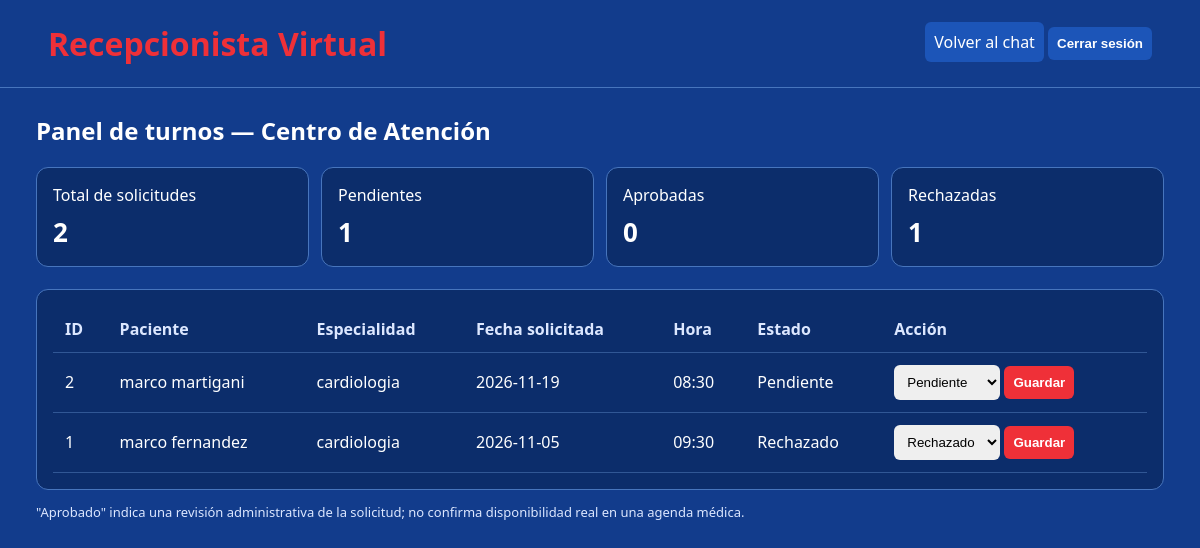
/admin (signed in), run on the app's committed database.
### tables this page shows
CREATE TABLE appointments (
                id INTEGER PRIMARY KEY AUTOINCREMENT,
                session_id TEXT NOT NULL,
                patient_name TEXT NOT NULL,
                specialty TEXT NOT NULL,
                appointment_date TEXT NOT NULL,
                appointment_time TEXT NOT NULL,
                status TEXT NOT NULL DEFAULT 'Pendiente',
                created_at TEXT NOT NULL DEFAULT
                    (datetime('now', 'localtime'))
            );

### app.py (the view)
@app.route("/admin")
@requiere_admin
def admin_panel():
    with conectar_db() as db:
        turnos = db.execute("""
            SELECT id, patient_name, specialty, appointment_date,
                   appointment_time, status, created_at
            FROM appointments
            ORDER BY id DESC
        """).fetchall()
        total = len(turnos)
        pendientes = sum(t["status"] == "Pendiente" for t in turnos)
        aprobados = sum(t["status"] == "Aprobado" for t in turnos)
        rechazados = sum(t["status"] == "Rechazado" for t in turnos)
    return render_template(
        "admin.html",
        turnos=turnos,
        total=total,
        pendientes=pendientes,
        aprobados=aprobados,
        rechazados=rechazados,
        clinic_name=CLINIC_NAME
    )

### app.py (called while the page is built)
def conectar_db():
    conexion = sqlite3.connect(DB_PATH, timeout=10)
    conexion.row_factory = sqlite3.Row
    return conexion

def requiere_admin(funcion):
    @wraps(funcion)
    def decorada(*args, **kwargs):
        if not session.get("admin_logged_in"):
            return redirect(url_for("admin_login"))
        return funcion(*args, **kwargs)
    return decorada

### templates/admin.html (shortened to what this page needs)
<!DOCTYPE html>
<html lang="es">
<head>
</head>
<body>
    <header>
        <h1>Recepcionista Virtual</h1>
        <div>
            <a class="link" href="/">Volver al chat</a>
            <form class="logout" action="/admin/logout" method="post">
                <button type="submit">Cerrar sesión</button>
            </form>
        </div>
    </header>
    <main>
        <h2>Panel de turnos — {{ clinic_name }}</h2>
        <section class="stats">
            <div class="stat">Total de solicitudes<strong>{{ total }}</strong></div>
            <div class="stat">Pendientes<strong>{{ pendientes }}</strong></div>
            <div class="stat">Aprobadas<strong>{{ aprobados }}</strong></div>
            <div class="stat">Rechazadas<strong>{{ rechazados }}</strong></div>
        </section>
        <section class="table-wrap">
            {% if turnos %}
            <table>
                <thead>
                    <tr>
                        <th>ID</th>
                        <th>Paciente</th>
                        <th>Especialidad</th>
                        <th>Fecha solicitada</th>
                        <th>Hora</th>
                        <th>Estado</th>
                        <th>Acción</th>
                    </tr>
                </thead>
                <tbody>
                    {% for turno in turnos %}
                    <tr>
                        <td>{{ turno.id }}</td>
                        <td>{{ turno.patient_name }}</td>
                        <td>{{ turno.specialty }}</td>
                        <td>{{ turno.appointment_date }}</td>
                        <td>{{ turno.appointment_time }}</td>
                        <td>{{ turno.status }}</td>
                        <td>
                            <form method="post"
                                  action="/admin/turno/{{ turno.id }}">
                                <select name="status" aria-label="Nuevo estado">
                                    <option value="Pendiente"
                                        {% if turno.status == "Pendiente" %}selected{% endif %}>
                                        Pendiente
                                    </option>
                                    <option value="Rechazado"
                                        {% if turno.status == "Rechazado" %}selected{% endif %}>
                                        Rechazado
                                    </option>
                                </select>
                                <button type="submit">Guardar</button>
                            </form>
                        </td>
                    </tr>
                    {% endfor %}
                </tbody>
            </table>
            {% else %}
                <p class="empty">Todavía no hay solicitudes registradas.</p>
            {% endif %}
        </section>
        <p class="note">
            "Aprobado" indica una revisión administrativa de la solicitud;
            no confirma disponibilidad real en una agenda médica.
        </p>
    </main>
</body>
</html>

### templates/admin.html (style rules this page uses)
* { box-sizing: border-box; }
body { margin: 0; background: #123c8c; color: white; font-family: "Segoe UI", Arial, sans-serif; }
header { padding: 22px 4%; border-bottom: 1px solid #4775bd; display: flex; justify-content: space-between; align-items: center; gap: 14px; flex-wrap: wrap; }
h1 { margin: 0; color: #ef3038; }
main { width: 94%; max-width: 1200px; margin: 26px auto; }
.stats { display: grid; grid-template-columns: repeat(4, 1fr); gap: 12px; margin-bottom: 22px; }
.stat, .table-wrap { background: #0c2d6b; border: 1px solid #4775bd; border-radius: 12px; padding: 16px; }
.stat strong { display: block; font-size: 26px; margin-top: 8px; }
.table-wrap { overflow-x: auto; }
table { width: 100%; border-collapse: collapse; min-width: 850px; }
th, td { padding: 12px; text-align: left; border-bottom: 1px solid #315795; }
th { color: #dce7ff; }
select, button, .link { padding: 9px; border-radius: 6px; border: 0; }
select { max-width: 125px; }
button { background: #ef3038; color: white; cursor: pointer; font-weight: 600; }
.link { color: white; text-decoration: none; background: #1c55b8; }
.logout { display: inline; }
.logout button { background: #1c55b8; }
.note { color: #dce7ff; font-size: 13px; line-height: 1.5; }

### data on the page
appointments: id "2", patient_name "marco martigani", specialty "cardiologia", appointment_date "2026-11-19", appointment_time "08:30", status "Pendiente"
appointments: id "1", patient_name "marco fernandez", specialty "cardiologia", appointment_date "2026-11-05", appointment_time "09:30", status "Rechazado"

### other printed values
{{ clinic_name }} "Centro de Atención"
{{ total }} "2"
{{ pendientes }} "1"
{{ aprobados }} "0"
{{ rechazados }} "1"
